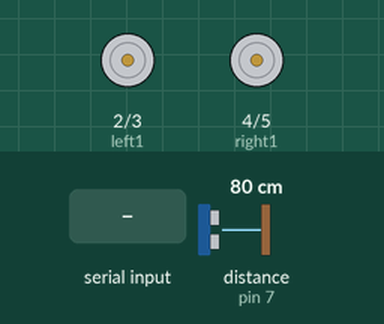
Recording of a sketch running on a simulated Arduino Uno, built with avr-gcc and run on an emulated ATmega328P. Parts: motor-driver pin pairs drawn as motors (green arrow = first pin HIGH = forward, orange = second pin HIGH = backward, longer = more drive). Wiring (inferred from the names in the program): ultrasonic range finder: trigger pin 6; echo pin 7. Inputs (shaded band) come from the test bench; at power-on: distance to the obstacle (sensor on pin 7) 80 cm. The echo pulse lasts 58.3 µs per cm; what the sketch prints to the serial monitor is not drawn.

Above: at 1.3 s.
1.4 s: distance to the obstacle (sensor on pin 7) set to 44 cm
3.7 s: distance to the obstacle (sensor on pin 7) set to 39 cm
At 5.8 s:
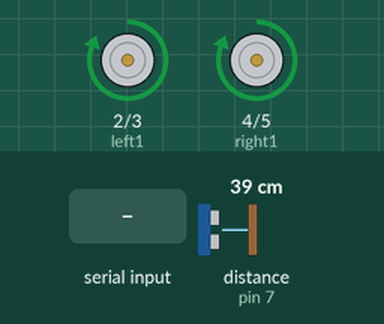
6.7 s: "3" received over Serial
At 8.64 s:
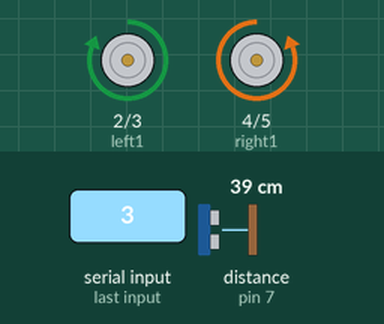
9.7 s: "4" received over Serial
12.4 s: distance to the obstacle (sensor on pin 7) set to 60 cm
At 13.0 s:
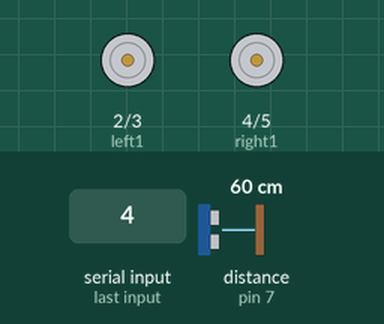
13.9 s: "2" received over Serial
At 14.6 s:
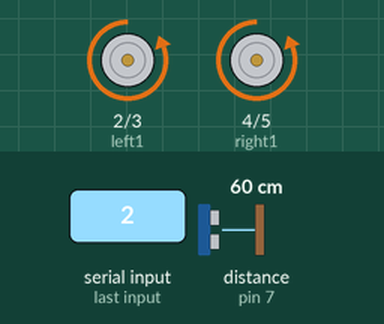
Timing chart, 0 to 16.4 s (numbered marks = the images above; inputs shaded):
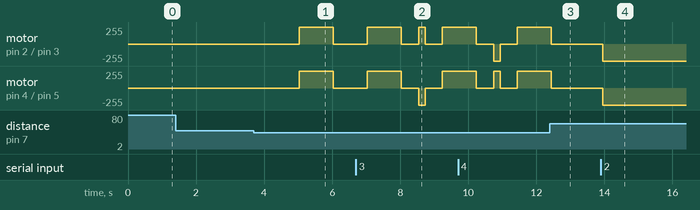

The sketch:

Blutooth_robo.ino
```cpp
#define left1 2
#define left2 3

#define right1 4
#define right2 5
char a;
int trigPin =6 ;    // Trigger
int echoPin = 7;    // Echo
long duration, cm;
void setup() {
Serial.begin (9600);
pinMode(left1,OUTPUT);
pinMode(left2,OUTPUT);
pinMode(right1,OUTPUT);
pinMode(right2,OUTPUT);

 pinMode(trigPin, OUTPUT);
  pinMode(echoPin, INPUT);
}

void loop() {
 digitalWrite(trigPin, LOW);
  delayMicroseconds(5);
  digitalWrite(trigPin, HIGH);
  delayMicroseconds(10);
  digitalWrite(trigPin, LOW);
  pinMode(echoPin, INPUT);
  duration = pulseIn(echoPin, HIGH);
  cm = (duration/2) / 29.1;    // The speed of sound is 340 m/s or 29 microseconds per centimeter.
  //Serial.println(cm);
  //Serial.println("cm");
  delay(500);
  ////////////////////////////////
 if(Serial.available() > 0)
   {
    a=Serial.read();
    Serial.print(a);
    }
   if(a=='1')
   {
//  Serial.print("hi");
    digitalWrite(left1,HIGH);
  digitalWrite(left2,LOW);
  digitalWrite(right1,HIGH);
  digitalWrite(right2,LOW);
   }
   else if(a=='2')
   {
    digitalWrite(left1,LOW);
  digitalWrite(left2,HIGH);
  digitalWrite(right1,LOW);
  digitalWrite(right2,HIGH);
   }
   else if(a=='3')
   {
    digitalWrite(left1,HIGH);
  digitalWrite(left2,LOW);
  digitalWrite(right1,LOW);
  digitalWrite(right2,HIGH);
  delay(200);
  digitalWrite(left1,LOW);
  digitalWrite(left2,LOW);
  digitalWrite(right1,LOW);
  digitalWrite(right2,LOW);
  a=0;
   }
   else if(a=='4')
   {
    digitalWrite(left1,LOW);
  digitalWrite(left2,HIGH);
  digitalWrite(right1,HIGH);
  digitalWrite(right2,LOW);
  delay(200);
  digitalWrite(left1,LOW);
  digitalWrite(left2,LOW);
  digitalWrite(right1,LOW);
  digitalWrite(right2,LOW);
  a=0;
   }
   else if(a=='0')
   {
    digitalWrite(left1,LOW);
  digitalWrite(left2,LOW);
  digitalWrite(right1,LOW);
  digitalWrite(right2,LOW);
  Serial.print("stop");
   }
if(cm<=40)
{
  digitalWrite(left1,LOW);
  digitalWrite(left2,LOW);
  digitalWrite(right1,LOW);
  digitalWrite(right2,LOW);
  delay(500);
   digitalWrite(left1,HIGH);
  digitalWrite(left2,LOW);
  digitalWrite(right1,HIGH);
  digitalWrite(right2,LOW);
  delay(1000);
   digitalWrite(left1,LOW);
  digitalWrite(left2,LOW);
  digitalWrite(right1,LOW);
  digitalWrite(right2,LOW);
  Serial.print("stop");
}

}
```

Measured:
- the behaviour switches between 42 and 41 cm on distance to the obstacle (sensor on pin 7) (found by bisection; images 0 and 1)
- after the input at 1.4 s, every drawn part: stays the same
- after the input at 3.7 s, motor on pin 2 (left1) / pin 3 (left2), motor on pin 4 (right1) / pin 5 (right2): stopped → forward 255/255 after 1.3 s, → stopped 1.0 s later
- after the input at 12.4 s, motor on pin 2 (left1) / pin 3 (left2), motor on pin 4 (right1) / pin 5 (right2): goes on until 12.4 s, then stays stopped
- after the input at 13.9 s, motor on pin 2 (left1) / pin 3 (left2), motor on pin 4 (right1) / pin 5 (right2): stopped → backward 255/255 after 0.06 s
